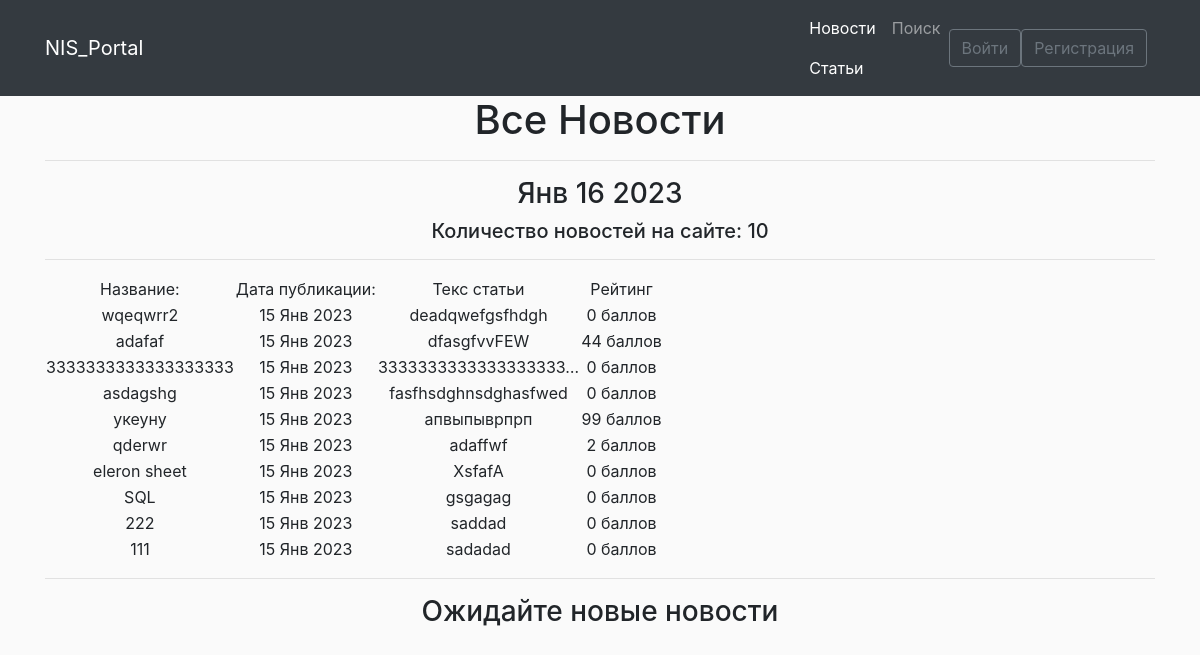
The page /posts/articles/ on the database as committed earlier.
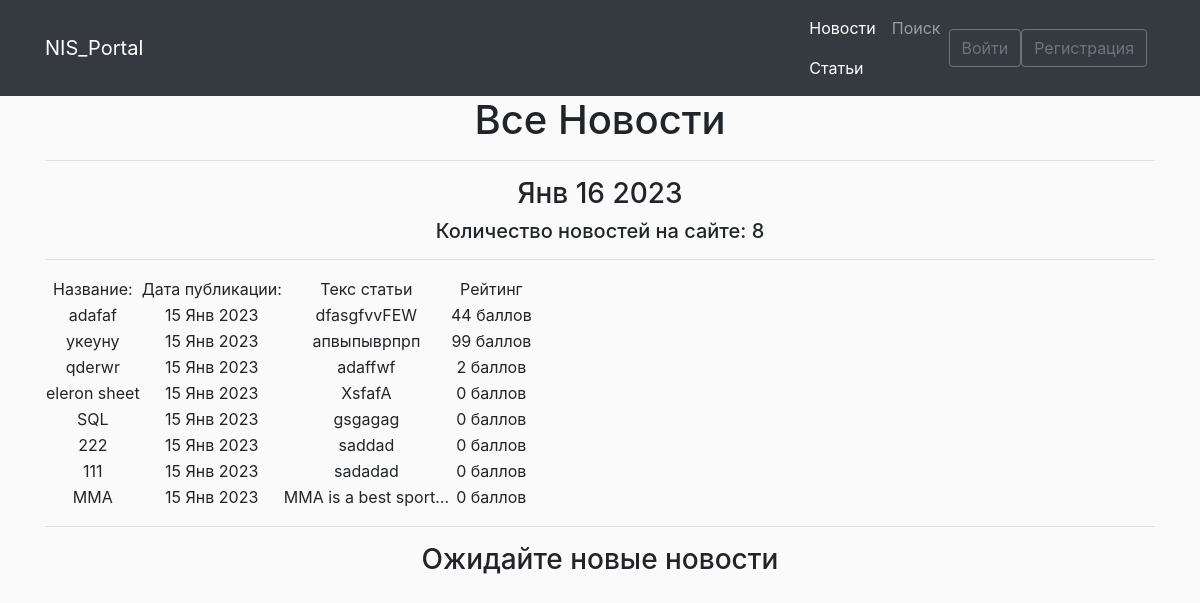
The same page on the database as committed later.
### news/models.py (models this page shows, shortened)
class Post(models.Model):
    post = 'P'
    news = 'N'
    author = models.ForeignKey(Author, verbose_name='Автор', on_delete=models.CASCADE)
    select = models.CharField('Статья/Новость', max_length=10, choices=SELECT, default=post)
    date = models.DateTimeField('Дата', default=timezone.now)
    categories = models.ManyToManyField(Category, through='PostCategory')
    title = models.CharField('Название статьи', max_length=120, unique=True)
    text = models.TextField('Основной текст статьи')
    rating_post = models.IntegerField(default=0)
    class Meta:
        verbose_name = 'Пост'
        verbose_name_plural = 'Посты'

### news/views.py (the view)
# urls.py: path('articles/', views.ShowNewsView.as_view(), name='articles-main'),
class ShowNewsView(ListView):
    model = Post  # Указываем модель, объекты которой мы будем выводить
    ordering = ['-date']  # Поле, которое будет использоваться для сортировки объектов
    template_name = 'news/showNews.html'  # Указываем имя шаблона, в котором будут все инструкции о том, как именно пользователю должны быть показаны наши объекты
    context_object_name = 'news'  # Это имя списка, в котором будут лежать все объекты в HTML обращаемся к нему!!!
    paginate_by = 10  # постраничный вывод, сколько объектов выводим на 1 страницу
    def get_context_data(self, **kwargs):
        context = super().get_context_data(**kwargs)
        context['time_now'] = datetime.utcnow()
        context['next_news'] = 'Ожидайте новые новости'
        return context
    def get_queryset(self):
        if 'news' in self.request.path:
            self.queryset = super().get_queryset().filter(select='N')
            return self.queryset
        else:
            self.queryset = super().get_queryset().filter(select='P')
            return self.queryset

### news/templatetags/custom_filters.py (called while the page is built)
@register.filter()
def currency(value, code):
    postfix = CURRENCIES_SYMBOLS[code]
    return f'{value} {postfix}'

### news/templates/news/showNews.html
{% extends 'news/base.html' %}
{% load custom_filters %}
{% block content %}
   <h1>Все Новости</h1>
   <hr>
    <h3>{{ time_now|date:'M d Y' }}</h3>
    <h5>Количество новостей на сайте: {{news|length}}</h5>
    <hr>
   {% if news %}
       <table>
           <tr>
               <td>Название:</td>
               <td>Дата публикации:</td>
               <td>Текс статьи</td>
               <td>Рейтинг</td>
           </tr>
           {% for new in news %}
           <tr>
               <td>{{ new.title }}</td>
               <td>{{ new.date|date:'d M Y' }}</td>
               <td>{{ new.text|truncatechars:20 }}</td>
               <td>{{ new.rating_post|currency:"score" }}</td>
           </tr>
           {% endfor %}
       </table>
   {% else %}
       <h2>Новостей пока нет!</h2>
   {% endif %}
    <hr>
    <h3> {{ next_news|default_if_none:"Чуть позже появятся новые новости!" }} </h3>
{% endblock content %}

Rows that differ between the two databases and show on the page:
removed Post: title "wqeqwrr2", date "15 Янв 2023", text "deadqwefgsfhdgh", rating_post "0 баллов"
removed Post: title "3333333333333333333", date "15 Янв 2023", text "3333333333333333333…", rating_post "0 баллов"
removed Post: title "asdagshg", date "15 Янв 2023", text "fasfhsdghnsdghasfwed", rating_post "0 баллов"
now on this page (row unchanged): Post: title "MMA", date "15 Янв 2023", text "MMA is a best sport…", rating_post "0 баллов"
Other text that changed with them:
{{ news|length }}: "10" → "8"
